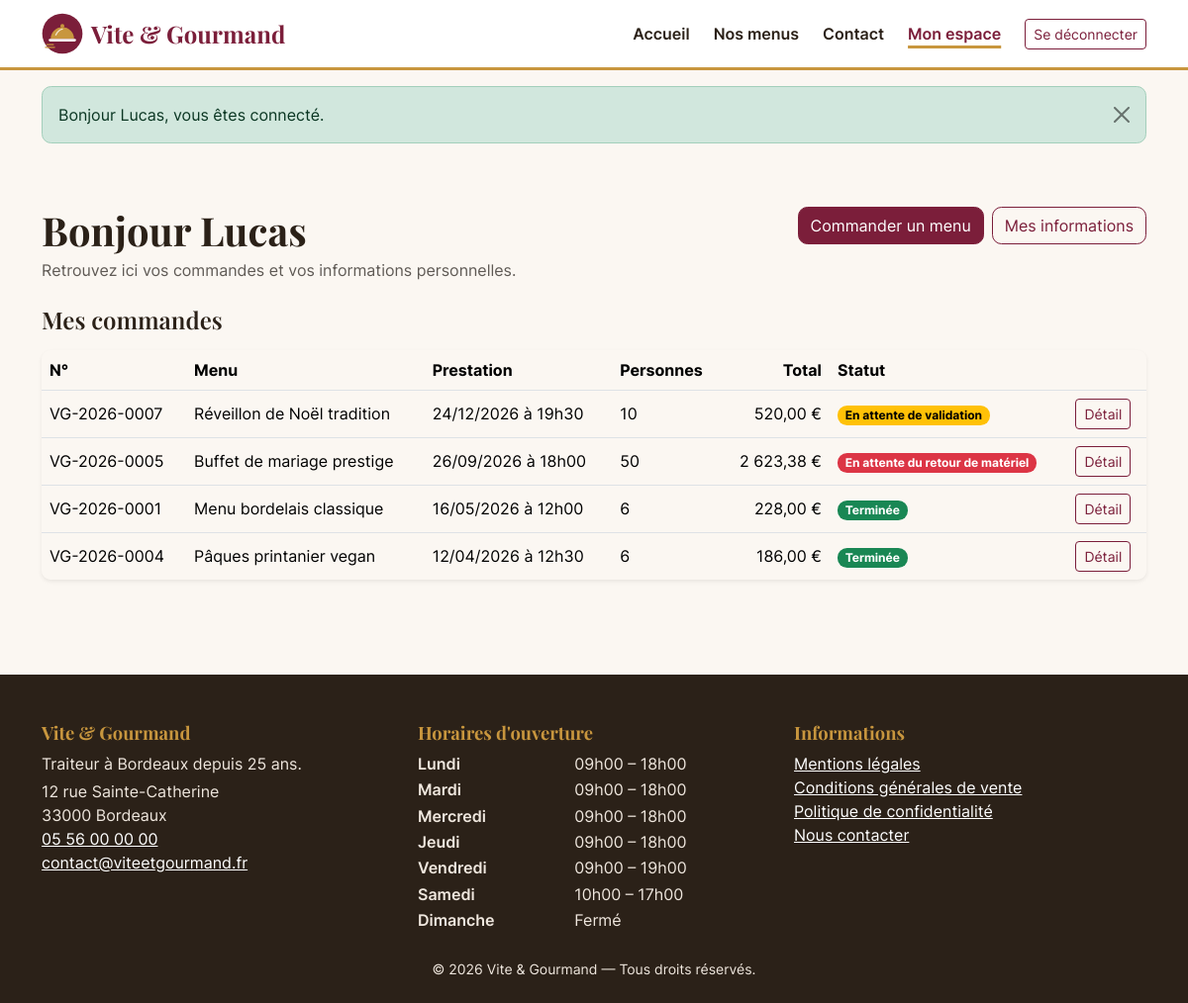
Screenshot of /mon-compte (signed in) with the database file from the repository.
### tables this page shows
CREATE TABLE utilisateur (
    utilisateur_id  INT UNSIGNED NOT NULL AUTO_INCREMENT,
    email           VARCHAR(180) NOT NULL,
    password        VARCHAR(255) NOT NULL,
    nom             VARCHAR(80)  NOT NULL,
    prenom          VARCHAR(80)  NOT NULL,
    telephone       VARCHAR(20)  NULL,
    adresse_postale VARCHAR(255) NULL,
    code_postal     VARCHAR(10)  NULL,
    ville           VARCHAR(100) NULL,
    pays            VARCHAR(60)  NOT NULL DEFAULT 'France',
    role_id         INT UNSIGNED NOT NULL,
    actif           TINYINT(1)   NOT NULL DEFAULT 1,
    created_at      DATETIME     NOT NULL DEFAULT CURRENT_TIMESTAMP,
    updated_at      DATETIME     NULL ON UPDATE CURRENT_TIMESTAMP,
    PRIMARY KEY (utilisateur_id),
    UNIQUE KEY uq_utilisateur_email (email),
    KEY idx_utilisateur_role (role_id),
    CONSTRAINT fk_utilisateur_role FOREIGN KEY (role_id) REFERENCES role (role_id)
);

CREATE TABLE commande (
    commande_id             INT UNSIGNED  NOT NULL AUTO_INCREMENT,
    numero_commande         VARCHAR(20)   NOT NULL,
    utilisateur_id          INT UNSIGNED  NOT NULL,
    menu_id                 INT UNSIGNED  NOT NULL,
    date_commande           DATETIME      NOT NULL DEFAULT CURRENT_TIMESTAMP,
    date_prestation         DATE          NOT NULL,
    heure_livraison         TIME          NOT NULL,
    adresse_prestation      VARCHAR(255)  NOT NULL,
    code_postal_prestation  VARCHAR(10)   NOT NULL,
    ville_prestation        VARCHAR(100)  NOT NULL,
    distance_km             DECIMAL(6,1)  NOT NULL DEFAULT 0,
    nombre_personne         INT UNSIGNED  NOT NULL,
    prix_menu               DECIMAL(10,2) NOT NULL,
    remise                  DECIMAL(10,2) NOT NULL DEFAULT 0,
    prix_livraison          DECIMAL(10,2) NOT NULL DEFAULT 0,
    prix_total              DECIMAL(10,2) NOT NULL,
    statut                  ENUM('en_attente','accepte','en_preparation','en_livraison','livre',
                                 'attente_retour_materiel','terminee','annulee')
                            NOT NULL DEFAULT 'en_attente',
    pret_materiel           TINYINT(1)    NOT NULL DEFAULT 0,
    restitution_materiel    TINYINT(1)    NOT NULL DEFAULT 0,
    motif_annulation        VARCHAR(500)  NULL,
    mode_contact_annulation ENUM('telephone','email') NULL,
    updated_at              DATETIME      NULL ON UPDATE CURRENT_TIMESTAMP,
    PRIMARY KEY (commande_id),
    UNIQUE KEY uq_commande_numero (numero_commande),
    KEY idx_commande_utilisateur (utilisateur_id),
    KEY idx_commande_menu (menu_id),
    KEY idx_commande_statut (statut),
    CONSTRAINT fk_commande_utilisateur FOREIGN KEY (utilisateur_id) REFERENCES utilisateur (utilisateur_id),
    CONSTRAINT fk_commande_menu        FOREIGN KEY (menu_id)        REFERENCES menu (menu_id),
    CONSTRAINT chk_commande_personnes  CHECK (nombre_personne >= 1)
);

CREATE TABLE menu (
    menu_id                 INT UNSIGNED  NOT NULL AUTO_INCREMENT,
    titre                   VARCHAR(120)  NOT NULL,
    description             TEXT          NOT NULL,
    nombre_personne_minimum INT UNSIGNED  NOT NULL,
    prix_par_personne       DECIMAL(8,2)  NOT NULL,
    conditions              TEXT          NULL,
    delai_commande_jours    INT UNSIGNED  NOT NULL DEFAULT 3,
    quantite_restante       INT UNSIGNED  NOT NULL DEFAULT 0,
    theme_id                INT UNSIGNED  NOT NULL,
    regime_id               INT UNSIGNED  NOT NULL,
    actif                   TINYINT(1)    NOT NULL DEFAULT 1,
    created_at              DATETIME      NOT NULL DEFAULT CURRENT_TIMESTAMP,
    updated_at              DATETIME      NULL ON UPDATE CURRENT_TIMESTAMP,
    PRIMARY KEY (menu_id),
    KEY idx_menu_theme (theme_id),
    KEY idx_menu_regime (regime_id),
    CONSTRAINT fk_menu_theme  FOREIGN KEY (theme_id)  REFERENCES theme (theme_id),
    CONSTRAINT fk_menu_regime FOREIGN KEY (regime_id) REFERENCES regime (regime_id),
    CONSTRAINT chk_menu_min   CHECK (nombre_personne_minimum >= 1),
    CONSTRAINT chk_menu_prix  CHECK (prix_par_personne >= 0)
);

CREATE TABLE horaire (
    horaire_id      INT UNSIGNED NOT NULL AUTO_INCREMENT,
    jour            ENUM('Lundi','Mardi','Mercredi','Jeudi','Vendredi','Samedi','Dimanche') NOT NULL,
    heure_ouverture TIME NULL,
    heure_fermeture TIME NULL,
    ferme           TINYINT(1) NOT NULL DEFAULT 0,
    PRIMARY KEY (horaire_id),
    UNIQUE KEY uq_horaire_jour (jour)
);

### src/Core/View.php (called while the page is built, shortened)
<?php
final class View
{
    public static function render(string $template, array $data = [], ?string $layout = 'layouts/main'): string
    {
        $content = self::capture($template, $data);
        return self::capture($layout, array_merge($data, ['content' => $content]));
    }
    public static function capture(string $template, array $data = []): string
    {
        $file = BASE_PATH . '/views/' . $template . '.php';
        extract($data, EXTR_SKIP);
        require $file;
        return (string) ob_get_clean();
    }
}

### src/Controllers/AccountController.php (called while the page is built, shortened)
<?php
final class AccountController
{
    public function index(): void
    {
        view('account/index', [
            'title'     => 'Mon espace',
            'user'      => Auth::user(),
            'commandes' => CommandeRepository::forUser((int) Auth::id()),
        ]);
    }
}

### public/index.php (called while the page is built, shortened)
<?php
$router = new Router();
$router->dispatch($_SERVER['REQUEST_METHOD'] ?? 'GET', $_SERVER['REQUEST_URI'] ?? '/');

### src/Core/Session.php (called while the page is built, shortened)
<?php
final class Session
{
    public static function get(string $key, mixed $default = null): mixed
    {
        return $_SESSION[$key] ?? $default;
    }
}

### src/Core/Auth.php (called while the page is built, shortened)
<?php
final class Auth
{
    private static ?array $user = null;
    private static bool $loaded = false;
    public static function user(): ?array
    {
        if (!self::$loaded) {
            self::$loaded = true;
            $id = Session::get('user_id');
            if ($id) {
                $user = UserRepository::findById((int) $id);
                if ($user && (int) $user['actif'] === 1) {
                    self::$user = $user;
                } else {
                    Session::forget('user_id');
                }
            }
        }
        return self::$user;
    }
    public static function check(): bool
    {
        return self::user() !== null;
    }
}

### src/Core/Env.php (called while the page is built, shortened)
<?php
final class Env
{
    public static function get(string $key, ?string $default = null): ?string
    {
        $value = $_ENV[$key] ?? getenv($key);
        return ($value === false || $value === null || $value === '') ? $default : (string) $value;
    }
}

### src/Core/Database.php (called while the page is built, shortened)
<?php
final class Database
{
    private static ?PDO $pdo = null;
    public static function pdo(): PDO
    {
        if (self::$pdo === null) {
            $dsn = sprintf(
                'mysql:host=%s;port=%s;dbname=%s;charset=utf8mb4',
                Env::get('DB_HOST', '127.0.0.1'),
                Env::get('DB_PORT', '3306'),
                Env::get('DB_NAME', 'vite_gourmand')
            );
            $options = [
                PDO::ATTR_ERRMODE            => PDO::ERRMODE_EXCEPTION,
                PDO::ATTR_DEFAULT_FETCH_MODE => PDO::FETCH_ASSOC,
                PDO::ATTR_EMULATE_PREPARES   => false,
            ];
            $ca = Env::get('DB_SSL_CA');
            self::$pdo = new PDO($dsn, Env::get('DB_USER', 'root'), Env::get('DB_PASSWORD', ''), $options);
            self::$pdo->exec("SET time_zone = '" . (new \DateTime())->format('P') . "'");
        }
        return self::$pdo;
    }
    public static function run(string $sql, array $params = []): \PDOStatement
    {
        $stmt = self::pdo()->prepare($sql);
        $stmt->execute($params);
        return $stmt;
    }
    public static function fetch(string $sql, array $params = []): ?array
    {
        $row = self::run($sql, $params)->fetch();
        return $row === false ? null : $row;
    }
    public static function fetchAll(string $sql, array $params = []): array
    {
        return self::run($sql, $params)->fetchAll();
    }
}

### src/Repositories/UserRepository.php (called while the page is built, shortened)
<?php
final class UserRepository
{
    public static function findById(int $id): ?array
    {
        return Database::fetch(self::SELECT . ' WHERE u.utilisateur_id = :id', ['id' => $id]);
    }
}

### src/Repositories/CommandeRepository.php (called while the page is built, shortened)
<?php
final class CommandeRepository
{
    public static function forUser(int $userId): array
    {
        return Database::fetchAll(
            self::SELECT . ' WHERE c.utilisateur_id = :user ORDER BY c.date_commande DESC',
            ['user' => $userId]
        );
    }
}

### src/Repositories/HoraireRepository.php (called while the page is built, shortened)
<?php
final class HoraireRepository
{
    private static ?array $cache = null;
    public static function all(): array
    {
        if (self::$cache === null) {
            try {
                self::$cache = Database::fetchAll(
                    "SELECT * FROM horaire
                     ORDER BY FIELD(jour, 'Lundi','Mardi','Mercredi','Jeudi','Vendredi','Samedi','Dimanche')"
                );
            } catch (\Throwable $e) {
                log_error('Horaires indisponibles : ' . $e->getMessage());
                self::$cache = [];
            }
        }
        return self::$cache;
    }
}

### views/account/index.php (the view, shortened to what this page needs)
<div class="container py-5">
    <div class="d-flex justify-content-between align-items-start flex-wrap gap-3 mb-4">
        <div>
            <h1 class="mb-1">Bonjour <?= e($user['prenom']) ?></h1>
            <p class="text-muted mb-0">Retrouvez ici vos commandes et vos informations personnelles.</p>
        </div>
        <div class="d-flex gap-2">
            <a href="/menus" class="btn btn-primary">Commander un menu</a>
            <a href="/mon-compte/informations" class="btn btn-outline-primary">Mes informations</a>
        </div>
    </div>
    <h2 class="h4 mb-3">Mes commandes</h2>
    <?php if (!$commandes): ?>
        <p class="alert alert-info">Vous n'avez pas encore passé de commande. <a href="/menus">Découvrez nos menus</a>.</p>
    <?php else: ?>
        <div class="table-responsive card border-0 shadow-sm">
            <table class="table table-hover align-middle mb-0">
                <thead>
                    <tr>
                        <th scope="col">N°</th>
                        <th scope="col">Menu</th>
                        <th scope="col">Prestation</th>
                        <th scope="col">Personnes</th>
                        <th scope="col" class="text-end">Total</th>
                        <th scope="col">Statut</th>
                        <th scope="col"><span class="visually-hidden">Actions</span></th>
                    </tr>
                </thead>
                <tbody>
                    <?php foreach ($commandes as $c): ?>
                        <tr>
                            <td><?= e($c['numero_commande']) ?></td>
                            <td><?= e($c['menu_titre']) ?></td>
                            <td><?= e(date_fr($c['date_prestation'])) ?> à <?= e(time_fr($c['heure_livraison'])) ?></td>
                            <td><?= (int) $c['nombre_personne'] ?></td>
                            <td class="text-end"><?= price($c['prix_total']) ?></td>
                            <td><?= OrderStatus::badge($c['statut']) ?></td>
                            <td><a href="/mon-compte/commandes/<?= (int) $c['commande_id'] ?>" class="btn btn-sm btn-outline-primary">Détail<span class="visually-hidden"> de la commande <?= e($c['numero_commande']) ?></span></a></td>
                        </tr>
                    <?php endforeach; ?>
                </tbody>
            </table>
        </div>
    <?php endif; ?>
</div>

### src/Core/Router.php (shortened to what this page needs)
<?php
final class Router
{
    private array $routes = [];
    private function add(string $method, string $path, array $handler, array $middlewares): void
    {
        $this->routes[] = compact('method', 'pattern', 'handler', 'middlewares');
    }
    public function dispatch(string $method, string $uri): void
    {
        $path = rawurldecode(parse_url($uri, PHP_URL_PATH) ?? '/');
        $path = rtrim($path, '/') ?: '/';
        foreach ($this->routes as $route) {
            if (!preg_match($route['pattern'], $path, $matches)) {
                continue;
            }
            foreach ($route['middlewares'] as $middleware) {
                $this->applyMiddleware($middleware);
            }
            $params = array_map('intval', array_filter($matches, 'is_string', ARRAY_FILTER_USE_KEY));
            [$class, $action] = $route['handler'];
            (new $class())->$action(...$params);
            return;
        }
    }
    private function applyMiddleware(string $middleware): void
    {
        switch ($middleware) {
            case 'auth':
                if (!Auth::check()) {
                    Session::set('_intended', $_SERVER['REQUEST_URI'] ?? '/');
                    Session::flash('info', 'Veuillez vous connecter ou créer un compte pour continuer.');
                    redirect('/connexion');
                }
                break;
            case 'customer':
                if (!Auth::isCustomer()) {
                    abort(403);
                }
                break;
        }
    }
}

### src/Services/OrderStatus.php (shortened to what this page needs)
<?php
final class OrderStatus
{
    public static function label(string $status): string
    {
        return self::LABELS[$status] ?? $status;
    }
    public static function badge(string $status): string
    {
        return '<span class="badge ' . (self::BADGES[$status] ?? 'text-bg-secondary') . '">' . e(self::label($status)) . '</span>';
    }
}

### views/partials/footer.php (shortened to what this page needs)
<?php
$horaires = HoraireRepository::all();
?>
<footer class="site-footer mt-5 pt-5 pb-4">
    <div class="container">
        <div class="row g-4">
            <div class="col-md-4">
                <h2>Vite &amp; Gourmand</h2>
                <p class="mb-1">Traiteur à Bordeaux depuis 25 ans.</p>
                <address class="mb-0">
                    12 rue Sainte-Catherine<br>33000 Bordeaux<br>
                    <a href="tel:+33556000000">05 56 00 00 00</a><br>
                    <a href="mailto:contact@viteetgourmand.fr">contact@viteetgourmand.fr</a>
                </address>
            </div>
            <div class="col-md-4">
                <h2>Horaires d'ouverture</h2>
                <dl class="horaires row mb-0">
                    <?php foreach ($horaires as $h): ?>
                        <dt class="col-5"><?= e($h['jour']) ?></dt>
                        <dd class="col-7">
                            <?= (int) $h['ferme'] === 1
                                ? 'Fermé'
                                : e(time_fr($h['heure_ouverture'])) . ' – ' . e(time_fr($h['heure_fermeture'])) ?>
                        </dd>
                    <?php endforeach; ?>
                </dl>
            </div>
            <div class="col-md-4">
                <h2>Informations</h2>
                <ul class="list-unstyled">
                    <li><a href="/mentions-legales">Mentions légales</a></li>
                    <li><a href="/cgv">Conditions générales de vente</a></li>
                    <li><a href="/confidentialite">Politique de confidentialité</a></li>
                    <li><a href="/contact">Nous contacter</a></li>
                </ul>
            </div>
        </div>
        <p class="text-center small mt-4 mb-0">&copy; <?= date('Y') ?> Vite &amp; Gourmand — Tous droits réservés.</p>
    </div>
</footer>

### rows the page displays
utilisateur: prenom "Lucas"
commande: numero_commande "VG-2026-0007", menu.titre "Réveillon de Noël tradition", date_prestation "24/12/2026", heure_livraison "19h30", nombre_personne "10", prix_total "520,00 €", statut "En attente de validation"
commande: numero_commande "VG-2026-0005", menu.titre "Buffet de mariage prestige", date_prestation "26/09/2026", heure_livraison "18h00", nombre_personne "50", prix_total "2 623,38 €", statut "En attente du retour de matériel"
commande: numero_commande "VG-2026-0001", menu.titre "Menu bordelais classique", date_prestation "16/05/2026", heure_livraison "12h00", nombre_personne "6", prix_total "228,00 €", statut "Terminée"
commande: numero_commande "VG-2026-0004", menu.titre "Pâques printanier vegan", date_prestation "12/04/2026", heure_livraison "12h30", nombre_personne "6", prix_total "186,00 €", statut "Terminée"
horaire: jour "Lundi", heure_ouverture "09h00", heure_fermeture "18h00"
horaire: jour "Mardi", heure_ouverture "09h00", heure_fermeture "18h00"
horaire: jour "Mercredi", heure_ouverture "09h00", heure_fermeture "18h00"
horaire: jour "Jeudi", heure_ouverture "09h00", heure_fermeture "18h00"
horaire: jour "Vendredi", heure_ouverture "09h00", heure_fermeture "19h00"
horaire: jour "Samedi", heure_ouverture "10h00", heure_fermeture "17h00"
horaire: jour "Dimanche", ferme "Fermé"

### other values shown
$flash['message'] "Bonjour Lucas, vous êtes connecté."
